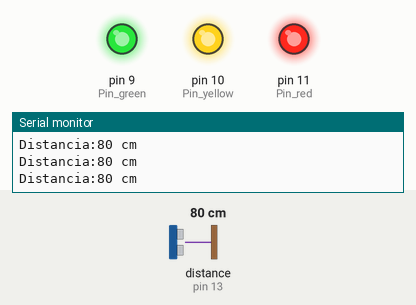
This sketch was run on a simulated Arduino Uno, built with avr-gcc and run on an emulated ATmega328P. Parts: output pins drawn as LEDs (lit = HIGH), the last lines printed to the serial monitor. Wiring (inferred from the names in the program): ultrasonic range finder: trigger pin 12; echo pin 13. Inputs (shaded band) come from the test bench; at power-on: distance to the obstacle (sensor on pin 13) 80 cm. The echo pulse lasts 58.3 µs per cm; pins used as bus, display or sensor lines are not drawn.

Above: at 1.2 s.
1.3 s: distance to the obstacle (sensor on pin 13) set to 33 cm
2.8 s: distance to the obstacle (sensor on pin 13) set to 28 cm
At 3.9 s:
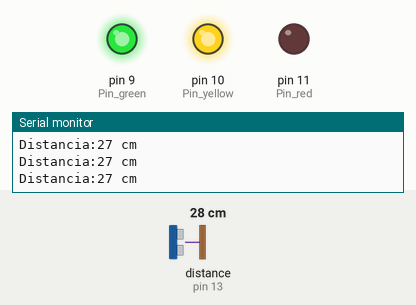
4.3 s: distance to the obstacle (sensor on pin 13) set to 18 cm
5.8 s: distance to the obstacle (sensor on pin 13) set to 14 cm
At 6.2 s:
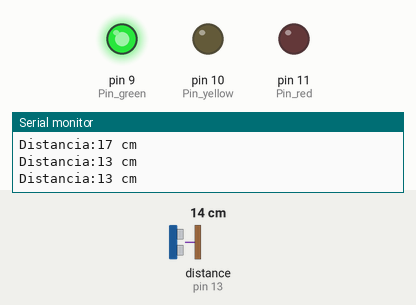
7.3 s: distance to the obstacle (sensor on pin 13) set to 8 cm
8.8 s: distance to the obstacle (sensor on pin 13) set to 5 cm
At 9.2 s:
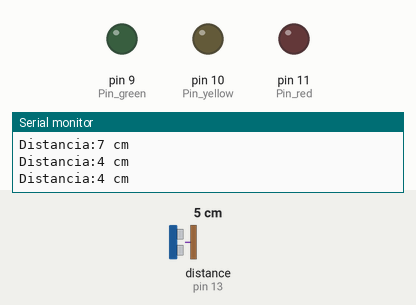
Timing chart, 0 to 11.4 s (numbered marks = the images above; inputs shaded):
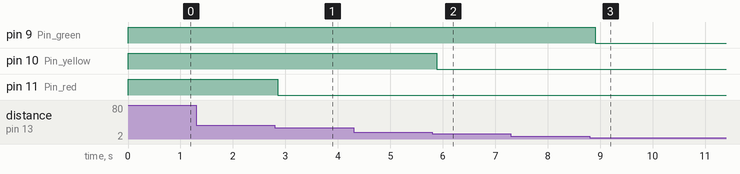

The sketch:

ultrasonicProject.ino
```cpp
int Pin_echo   = 13;
int Pin_trig   = 12;
int Pin_red    = 11;
int Pin_yellow = 10;
int Pin_green  = 9;

void setup() {
  Serial.begin (9600);
  pinMode(Pin_trig, OUTPUT);
  pinMode(Pin_echo, INPUT);
  pinMode(Pin_red, OUTPUT);
  pinMode(Pin_yellow, OUTPUT);
  pinMode(Pin_green, OUTPUT);
}

void loop() {
  int pulso, cm;
  digitalWrite(Pin_trig, LOW);
  delayMicroseconds(2);
  digitalWrite(Pin_trig, HIGH);
  delayMicroseconds(10);
  digitalWrite(Pin_trig, LOW);
  pulso = pulseIn(Pin_echo, HIGH); //Medición del pulso por el pin Echo
  cm = pulso / 29 / 2;  // Conversion a cm

  Serial.print("Distancia:");
  Serial.print(cm);
  Serial.println(" cm");

  digitalWrite(Pin_green, LOW);
  digitalWrite(Pin_red, LOW);
  digitalWrite(Pin_yellow, LOW);

  if(cm>5){
    digitalWrite(Pin_green, HIGH);
  }
  if(cm>15){
    digitalWrite(Pin_yellow, HIGH);
  }
  if(cm>30){
    digitalWrite(Pin_red, HIGH);
  }

  delay(200);
}
```

Measured:
- the behaviour switches between 32 and 31 cm on distance to the obstacle (sensor on pin 13) (found by bisection; images 0 and 1)
- the behaviour switches between 17 and 16 cm on distance to the obstacle (sensor on pin 13) (found by bisection; images 1 and 2)
- the behaviour switches between 7 and 6 cm on distance to the obstacle (sensor on pin 13) (found by bisection; images 2 and 3)
- after the input at 2.8 s, pin 11 (Pin_red): HIGH → LOW after 0.06 s
- after the input at 5.8 s, pin 10 (Pin_yellow): HIGH → LOW after 0.09 s
- after the input at 8.8 s, pin 9 (Pin_green): HIGH → LOW after 0.11 s
